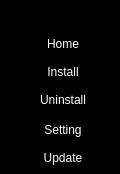
     <widget class="QFrame" name="left_top_side_menu_container">
      <property name="minimumSize">
       <size>
        <width>0</width>
        <height>0</height>
       </size>
      </property>
      <property name="maximumSize">
       <size>
        <width>38</width>
        <height>16777215</height>
       </size>
      </property>
      <property name="styleSheet">
       <string notr="true">QPushButton{
background-color:#000000;
padding:5px 10px;
border-style:outlet;
border-width:2px;
border-radius:5px;
color:white;
/*border-left:2px solid transparent;
border-bottom:2px solid transparent;*/
}
QPushButton:hover{
background-color:#0076ff;
}
QPushButton:pressed{
border:none
}
QFrame{
background-color:#000000
}</string>
      </property>
      <property name="frameShape">
       <enum>QFrame::StyledPanel</enum>
      </property>
      <property name="frameShadow">
       <enum>QFrame::Raised</enum>
      </property>
      <layout class="QVBoxLayout" name="verticalLayout">
       <property name="spacing">
        <number>0</number>
       </property>
       <property name="leftMargin">
        <number>0</number>
       </property>
       <property name="topMargin">
        <number>0</number>
       </property>
       <property name="rightMargin">
        <number>0</number>
       </property>
       <property name="bottomMargin">
        <number>0</number>
       </property>
       <item alignment="Qt::AlignLeft">
        <widget class="QPushButton" name="burger_menu_btn">
         <property name="text">
          <string/>
         </property>
         <property name="icon">
          <iconset resource="resource.qrc">
           <normaloff>:/icons/icons/menu-burger.png</normaloff>:/icons/icons/menu-burger.png</iconset>
         </property>
        </widget>
       </item>
       <item alignment="Qt::AlignTop">
        <widget class="QFrame" name="left_side_menu">
         <property name="frameShape">
          <enum>QFrame::StyledPanel</enum>
         </property>
         <property name="frameShadow">
          <enum>QFrame::Raised</enum>
         </property>
         <layout class="QVBoxLayout" name="verticalLayout_5">
          <property name="spacing">
           <number>0</number>
          </property>
          <property name="leftMargin">
           <number>6</number>
          </property>
          <property name="topMargin">
           <number>0</number>
          </property>
          <property name="rightMargin">
           <number>0</number>
          </property>
          <property name="bottomMargin">
           <number>0</number>
          </property>
          <item>
           <widget class="QPushButton" name="homeButton">
            <property name="minimumSize">
             <size>
              <width>110</width>
              <height>0</height>
             </size>
            </property>
            <property name="styleSheet">
             <string notr="true">background-image: url(:/icons/icons/16x16/home16x16.png);
background-repeat:none;
background-position:left center;</string>
            </property>
            <property name="text">
             <string>Home</string>
            </property>
           </widget>
          </item>
          <item>
           <widget class="QPushButton" name="installButton">
            <property name="minimumSize">
             <size>
              <width>110</width>
              <height>0</height>
             </size>
            </property>
            <property name="styleSheet">
             <string notr="true">background-image: url(:/icons/icons/16x16/download16x16.png);
background-repeat:none;
background-position:left center;</string>
            </property>
            <property name="text">
             <string>Install</string>
            </property>
           </widget>
          </item>
          <item>
           <widget class="QPushButton" name="UninstallButton">
            <property name="minimumSize">
             <size>
              <width>110</width>
              <height>0</height>
             </size>
            </property>
            <property name="styleSheet">
             <string notr="true">background-image: url(:/icons/icons/16x16/trash-free-icon-font.png);
background-repeat:none;
background-position:left center;</string>
            </property>
            <property name="text">
             <string>Uninstall</string>
            </property>
           </widget>
          </item>
         </layout>
        </widget>
       </item>
       <item alignment="Qt::AlignBottom">
        <widget class="QFrame" name="left_bottom_side_menu">
         <property name="frameShape">
          <enum>QFrame::StyledPanel</enum>
         </property>
         <property name="frameShadow">
          <enum>QFrame::Raised</enum>
         </property>
         <layout class="QVBoxLayout" name="verticalLayout_6">
          <property name="spacing">
           <number>0</number>
          </property>
          <property name="leftMargin">
           <number>6</number>
          </property>
          <property name="topMargin">
           <number>0</number>
          </property>
          <property name="rightMargin">
           <number>0</number>
          </property>
          <property name="bottomMargin">
           <number>0</number>
          </property>
          <item>
           <widget class="QPushButton" name="settingsButton">
            <property name="minimumSize">
             <size>
              <width>110</width>
              <height>0</height>
             </size>
            </property>
            <property name="styleSheet">
             <string notr="true">background-image: url(:/icons/icons/16x16/settings16x16.png);
background-repeat:none;
background-position:left center;</string>
            </property>
            <property name="text">
             <string>Setting</string>
            </property>
           </widget>
          </item>
          <item>
           <widget class="QPushButton" name="check_for_update_btn">
            <property name="sizePolicy">
             <sizepolicy hsizetype="Preferred" vsizetype="Preferred">
              <horstretch>0</horstretch>
              <verstretch>0</verstretch>
             </sizepolicy>
            </property>
            <property name="minimumSize">
             <size>
              <width>110</width>
              <height>0</height>
             </size>
            </property>
            <property name="autoFillBackground">
             <bool>false</bool>
            </property>
            <property name="styleSheet">
             <string notr="true">background-image: url(:/icons/icons/16x16/hourglass.png);
background-repeat:none;
background-position:left center;</string>
            </property>
            <property name="text">
             <string>Update</string>
            </property>
            <property name="flat">
             <bool>false</bool>
            </property>
           </widget>
          </item>
         </layout>
        </widget>
       </item>
      </layout>
     </widget>
